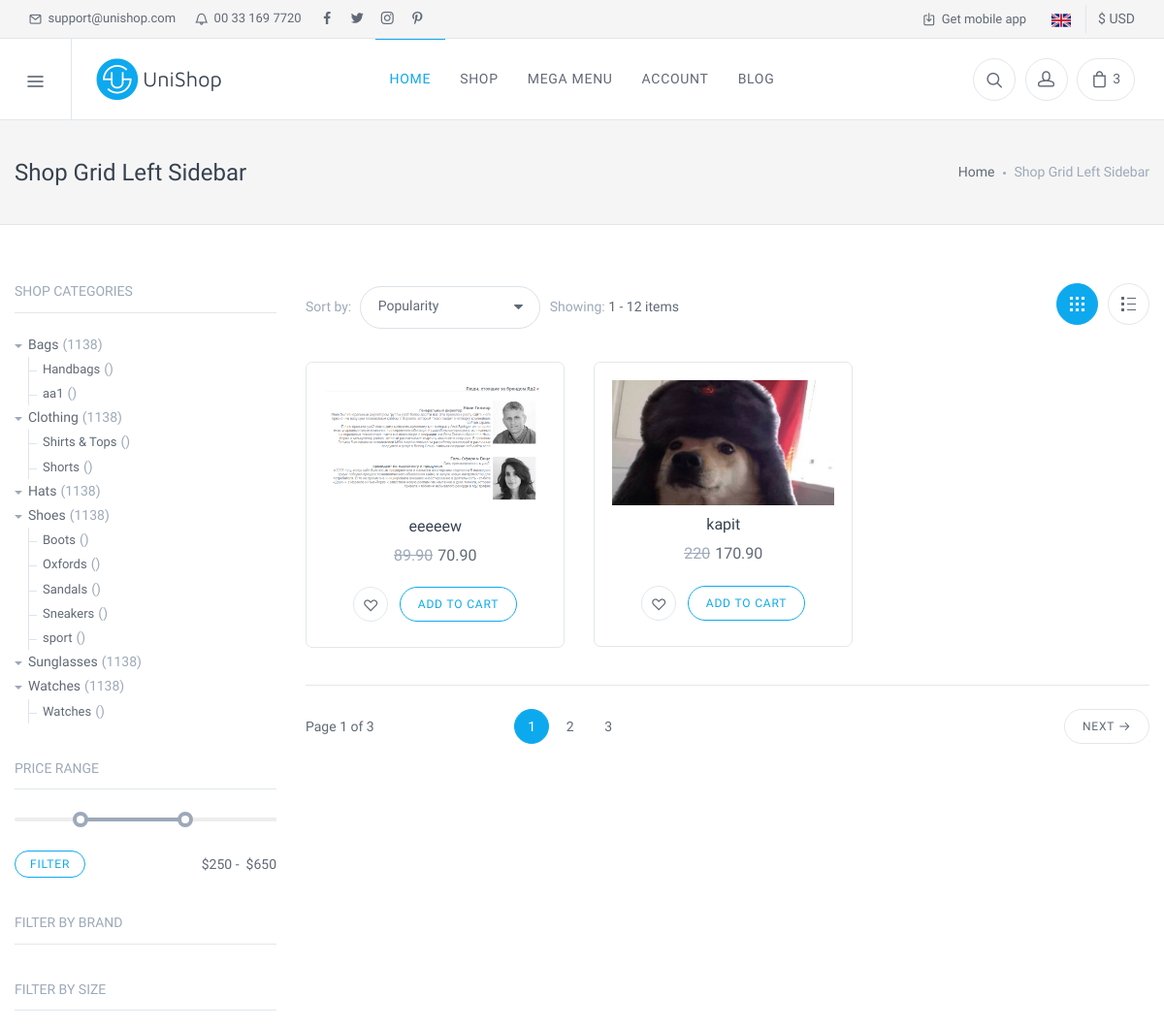
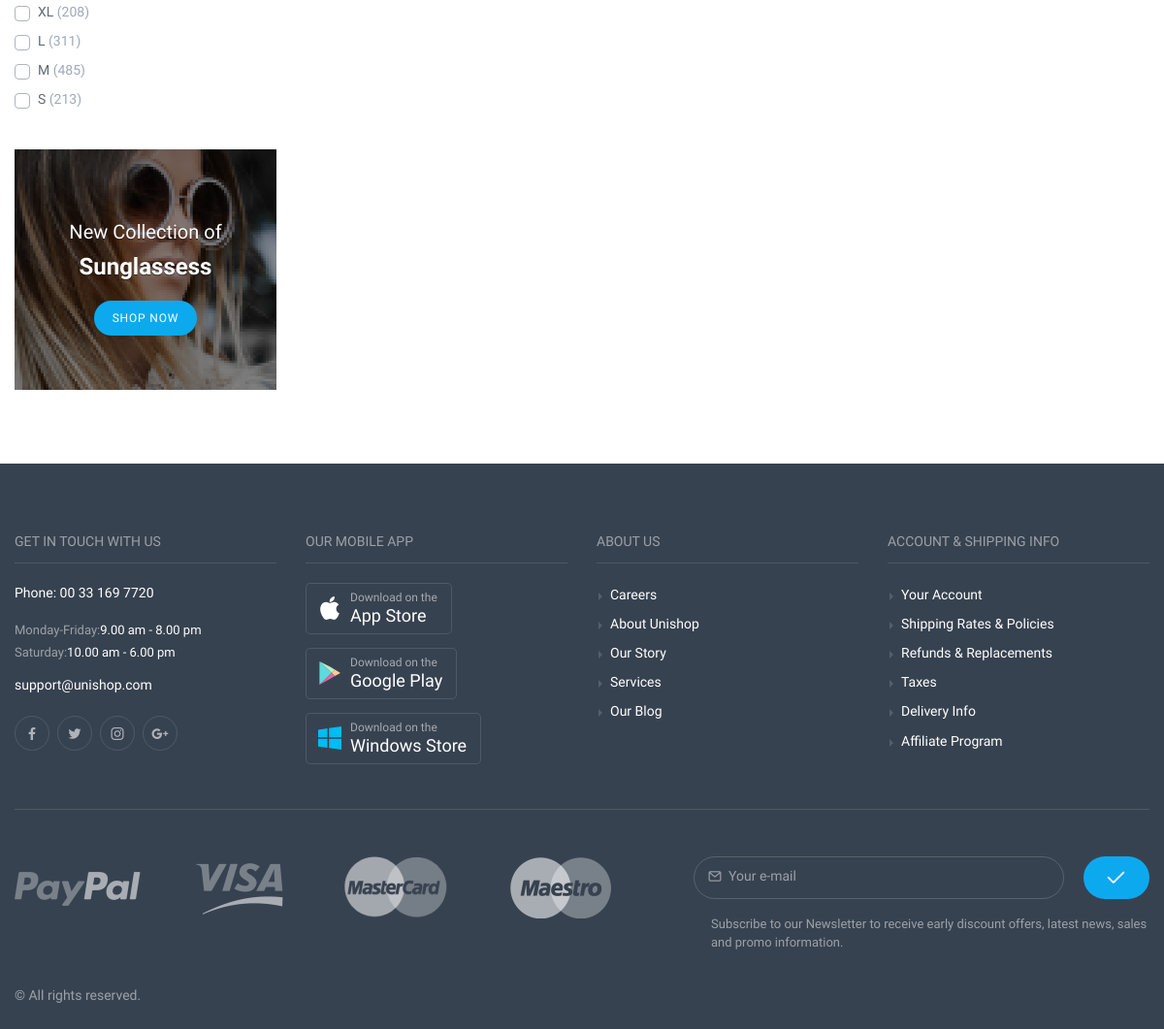
Page /shop/clothing on the committed database (2 pictures, top to bottom).
### products/models.py (models this page shows, shortened)
class Product(models.Model):
    SEX = [('MEN', 'Men'), ('WOOMEN', 'Woomen'), ('CHILD', 'Child')]
    SIZE_M_SHOES = [('40', '40'), ('41', '41'), ('42', '42'), ('43', '43'),('44', '44') ]
    SIZE_W_SHOES = [('36', '36'), ('37', '37'), ('38', '38'), ('39', '39'),('40', '40') ]
    name = models.CharField(max_length=200, blank=True, null=True)
    slug = models.SlugField(max_length=15, unique=True)
    select_sex = models.CharField(max_length=10, choices= SEX, default= 'MEN')
    size = models.CharField(max_length=200, choices= SIZE_M_SHOES, default= '40')
    subcategory = models.ForeignKey(SubCategory, related_name='products', on_delete=models.CASCADE)
    brand = models.ForeignKey(Brands, related_name='brand', on_delete=models.CASCADE)
    image1 = models.ImageField(upload_to='photo/%Y/%m', blank=True, null=True)
    image2 = models.ImageField(upload_to='photo/%Y/%m', blank=True, null=True)
    image3 = models.ImageField(upload_to='photo/%Y/%m', blank=True, null=True)
    image4 = models.ImageField(upload_to='photo/%Y/%m', blank=True, null=True)
    image5 = models.ImageField(upload_to='photo/%Y/%m', blank=True, null=True)
    price = models.CharField(max_length=100, blank=True, null=True)
    discount = models.CharField(max_length=100, blank=True, null=True)
    description = models.TextField( blank=True, null=True)
    color = models.CharField(max_length=200, blank=True, null=True)
    quantity = models.CharField(max_length=200, blank=True, null=True)
    SKU = models.CharField(max_length=200, blank=True, null=True)
    class Meta:
        verbose_name = 'Product'
        verbose_name_plural = 'Products'
        ordering =('name',)
    def get_absolute_url(self):
        return reverse('categories:product', args=[ self.subcategory.slug, self.slug, self.id, ])

### categories/models.py (models this page shows, shortened)
class Category(models.Model):
    name = models.CharField(max_length=100, unique=True)
    slug = models.SlugField(max_length=100, unique=True)
    text = models.TextField(max_length=50, unique=True)
    class Meta:
        verbose_name = 'Category'
        verbose_name_plural = 'Categoryes'
        ordering =('name',)
    def __str__(self):
        return str(self.name)

class SubCategory(models.Model):
    MEN = 'M'
    WOOMENS = 'W'
    CHILD = 'C'
    SEX = [
        (MEN, 'MEN'),
        (WOOMENS, 'WOOMENS'),
        (CHILD, 'CHILD')
    ]
    name = models.CharField(max_length=100, unique =True)
    slug = models.SlugField(max_length=100, unique=True)
    category = models.ForeignKey(Category, related_name='category', on_delete=models.CASCADE)
    def __str__(self):
        return str(self.name)
    class Meta:
        verbose_name = 'SubCategory'
        verbose_name_plural = 'SubCategoryes'
        ordering =('name',)
    def get_absolute_url(self):
        return reverse('categories:shoplist', args=[self.category.slug, self.slug])

### categories/views.py (the view)
# urls.py: path('<slug:category_slug>', views.filters, name = 'FromCategoryToProduct' ),
def filters(request, category_slug = None, filter_slug = None):
    category = None
    subcategory = None
    main_cat = Category.objects.all()
    main_sub = SubCategory.objects.all()
    subcategories = SubCategory.objects.filter()
    product = Product.objects.filter()
    all_str = get_list_or_404(Product)
    l_p = []   #  список продуктов
    filter_left = {}
    for type_c in subcategories:
        for i in range(len(main_cat)):
            if type_c.category == main_cat[i]:
                filter_left[type_c] = main_cat[i]
    print(filter_left)
    if filter_slug:
        category = get_object_or_404(subcategory, slug=filter_slug)  # фильтрация товара  по субкатегориям
        subcategories = subcategories.filter(category = category)
    if category_slug:
        category = get_object_or_404(Category, slug=category_slug)  # фильтрация товара  по субкатегориям
        subcategories = subcategories.filter(category = category)   #
        for i in subcategories:     # фильтруем товар
            for q in all_str:
                if i == q.subcategory:
                    l_p.append(q) # добавление продуктов
    paginator = Paginator(l_p, 2)
    page = request.GET.get('page')
    list_product = paginator.get_page(page)
    numofpage = 'a' * list_product.paginator.num_pages
    return render(request,  'shop-categories/shop_grid_ls.html', { 'productS':all_str,
                             'filetBySubcategory': subcategories, 'l_p':l_p, 'main_sub': main_sub,
                             'main_cat':main_cat, 'list_product': list_product, 'numofpage': numofpage, 'filter_left': filter_left } )

### main/templates/shop-categories/shop_grid_ls.html (shortened to what this page needs)
{% extends 'index.html' %}
{% load static %}
{% block content %}
    <div class="offcanvas-wrapper">
      <div class="page-title">
        <div class="container">
          <div class="column">
            <h1>Shop Grid Left Sidebar</h1>
          </div>
          <div class="column">
            <ul class="breadcrumbs">
              <li><a href="index.html">Home</a>
              </li>
              <li class="separator">&nbsp;</li>
              <li>Shop Grid Left Sidebar</li>
            </ul>
          </div>
        </div>
      </div>
      <div class="container padding-bottom-3x mb-1">
        <div class="row">
          <div class="col-xl-9 col-lg-8 order-lg-2">
            <div class="shop-toolbar padding-bottom-1x mb-2">
              <div class="column">
                <div class="shop-sorting">
                  <label for="sorting">Sort by:</label>
                  <select class="form-control" id="sorting">
                    <option>Popularity</option>
                  </select><span class="text-muted">Showing:&nbsp;</span><span>1 - 12 items</span>
                </div>
              </div>
              <div class="column">
                <div class="shop-view"><a class="grid-view active" href="shop-grid-ls.html"><span></span><span></span><span></span></a><a class="list-view" href="shop-list-ls.html"><span></span><span></span><span></span></a></div>
              </div>
            </div>
            <div class="isotope-grid cols-3 mb-2">
              {% for i in list_product %}
              <div class="grid-item">
                <div class="product-card">
                  <a class="product-thumb" href="{{ i.get_absolute_url }}"><img src="{{ MEDIA_URL }}{% if i.image1 %}{{ i.image1.url }}{% else %}{% static "img/no_image.png" %}{% endif %}" alt="Product"></a>
                  <h3 class="product-title"><a href="{{ i.get_absolute_url }}">{{i.name}}</a></h3>
                  <h4 class="product-price">
                    <del>{{i.discount}}</del>{{i.price}}
                  </h4>
                  <div class="product-buttons">
                    <button class="btn btn-outline-secondary btn-sm btn-wishlist" data-toggle="tooltip" title="Whishlist"><i class="icon-heart"></i></button>
                    <button class="btn btn-outline-primary btn-sm" data-toast data-toast-type="success" data-toast-position="topRight" data-toast-icon="icon-circle-check" data-toast-title="Product" data-toast-message="successfuly added to cart!">Add to Cart</button>
                  </div>
                </div>
              </div>
              {% endfor %}
            </div>
            <nav class="pagination">
                    <div class="column ">Page {{list_product.number}} of {{list_product.paginator.num_pages}}</div>
                    <div class="column">
                        <ul class="pages">
                            {% for i in numofpage  %}
                            {% if list_product.number == forloop.counter %}
                            <li class="active"><a href="?page={{forloop.counter}}">{{forloop.counter}}</a></li>
                            {% else %}
                          <li class=""><a href="?page={{forloop.counter}}">{{forloop.counter}}</a></li>
                          {% endif %}
                          {% endfor %}
                        </ul>
                    </div>
                    {% if list_product.has_next %}
                    <div class="column text-right hidden-xs-down"><a class="btn btn-outline-secondary btn-sm" href="?page={{list_product.next_page_number}}">Next&nbsp;<i class="icon-arrow-right"></i></a></div>
                    {% endif %}
            </nav>
          </div>
          <div class="col-xl-3 col-lg-4 order-lg-1">
            <aside class="sidebar sidebar-offcanvas">
              <section class="widget widget-categories">
                <h3 class="widget-title">Shop Categories</h3>
                     {% for category in main_cat  %}
                     <ul>
                        <li class="has-children expanded"><a href="#">{{category}}</a><span>(1138)</span>
                    {% for key,value in filter_left.items %}
                            <ul>
                               {% if value == category  %}
                                <li><a href="{{ key.get_absolute_url }}">{{key}}</a><span>()</span>
                                    {% endif %}
                             </ul>
                     {% endfor %}
                       </li>
                    </ul>
                    {% endfor %}
              </section>
              <section class="widget widget-categories">
                <h3 class="widget-title">Price Range</h3>
                <form class="price-range-slider" method="post" data-start-min="250" data-start-max="650" data-min="0" data-max="1000" data-step="1">
                  <div class="ui-range-slider"></div>
                  <footer class="ui-range-slider-footer">
                    <div class="column">
                      <button class="btn btn-outline-primary btn-sm" type="submit">Filter</button>
                    </div>
                    <div class="column">
                      <div class="ui-range-values">
                        <div class="ui-range-value-min">$<span></span>
                        </div>&nbsp;-&nbsp;
                        <div class="ui-range-value-max">$<span></span>
                        </div>
                      </div>
                    </div>
                  </footer>
                </form>
              </section>
              <section class="widget">
                <h3 class="widget-title">Filter by Brand</h3>
              </section>
              <section class="widget">
                <h3 class="widget-title">Filter by Size</h3>
                <div class="custom-control custom-checkbox">
                  <label class="custom-control-label" for="xl">XL&nbsp;<span class="text-muted">(208)</span></label>
                </div>
                <div class="custom-control custom-checkbox">
                  <label class="custom-control-label" for="l">L&nbsp;<span class="text-muted">(311)</span></label>
                </div>
                <div class="custom-control custom-checkbox">
                  <label class="custom-control-label" for="m">M&nbsp;<span class="text-muted">(485)</span></label>
                </div>
                <div class="custom-control custom-checkbox">
                  <label class="custom-control-label" for="s">S&nbsp;<span class="text-muted">(213)</span></label>
                </div>
              </section>
              <section class="promo-box" style="background-image: url(img/banners/02.jpg);">
                <span class="overlay-dark" style="opacity: .45;"></span>
                <div class="promo-box-content text-center padding-top-3x padding-bottom-2x">
                  <h4 class="text-light text-thin text-shadow">New Collection of</h4>
                  <h3 class="text-bold text-light text-shadow">Sunglassess</h3><a class="btn btn-sm btn-primary" href="#">Shop Now</a>
                </div>
              </section>
            </aside>
          </div>
        </div>
      </div>
    </div>
    {% endblock content %}

### rows in the picture
Product: image1 (picture), name "eeeeew", discount "89.90", price "70.90"
Product: image1 (picture), name "kapit", discount "220", price "170.90"
Category: name "Bags"
SubCategory: name "Handbags"
SubCategory: name "aa1"
Category: name "Clothing"
SubCategory: name "Shirts & Tops"
SubCategory: name "Shorts"
Category: name "Hats"
Category: name "Shoes"
SubCategory: name "Boots"
SubCategory: name "Oxfords"
SubCategory: name "Sandals"
SubCategory: name "Sneakers"
SubCategory: name "sport"
Category: name "Sunglasses"
Category: name "Watches"
SubCategory: name "Watches"

### other values in the picture
{{ list_product.number }} "1"
{{ list_product.paginator.num_pages }} "3"
